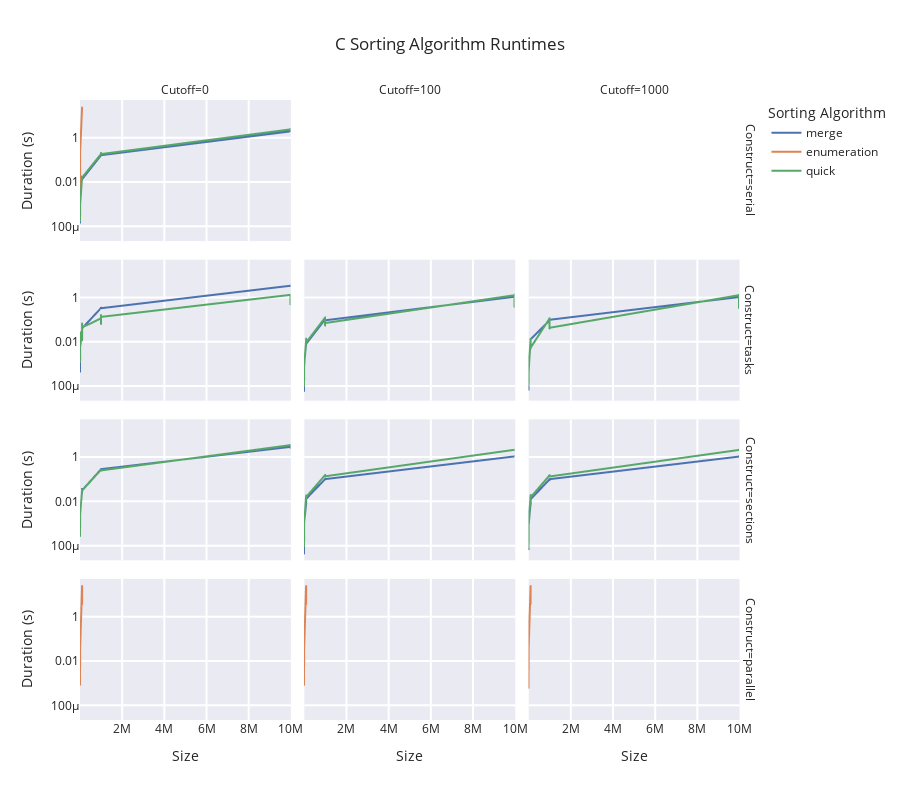

Notebook code for this chart:
### Code cell
fig = px.line(
    df,
    y='Duration', x='Size', color='Algorithm',
    facet_col='Cutoff', facet_col_wrap=3,
    facet_row='Construct',
    template='seaborn',
    log_y=True, 
    height=800,
    title='C Sorting Algorithm Runtimes',
    labels={
        "Duration": "Duration (s)",
        "Algorithm": "Sorting Algorithm",
     },
)

fig.update_xaxes(showgrid=True, gridwidth=2)#, gridcolor='LightPink')
fig.update_yaxes(showgrid=True, gridwidth=2)#, gridcolor='LightPink')

# for (algorithm, size) in means.index:
# for algorithm in means.index.get_level_values('Algorithm').unique():
#     trace = go.Scatter(means.loc[algorithm], y=)
#     fig.add_line(x=)
    # fig.add_line(x='Algorithm', y=, name="Last year")

fig.show()
